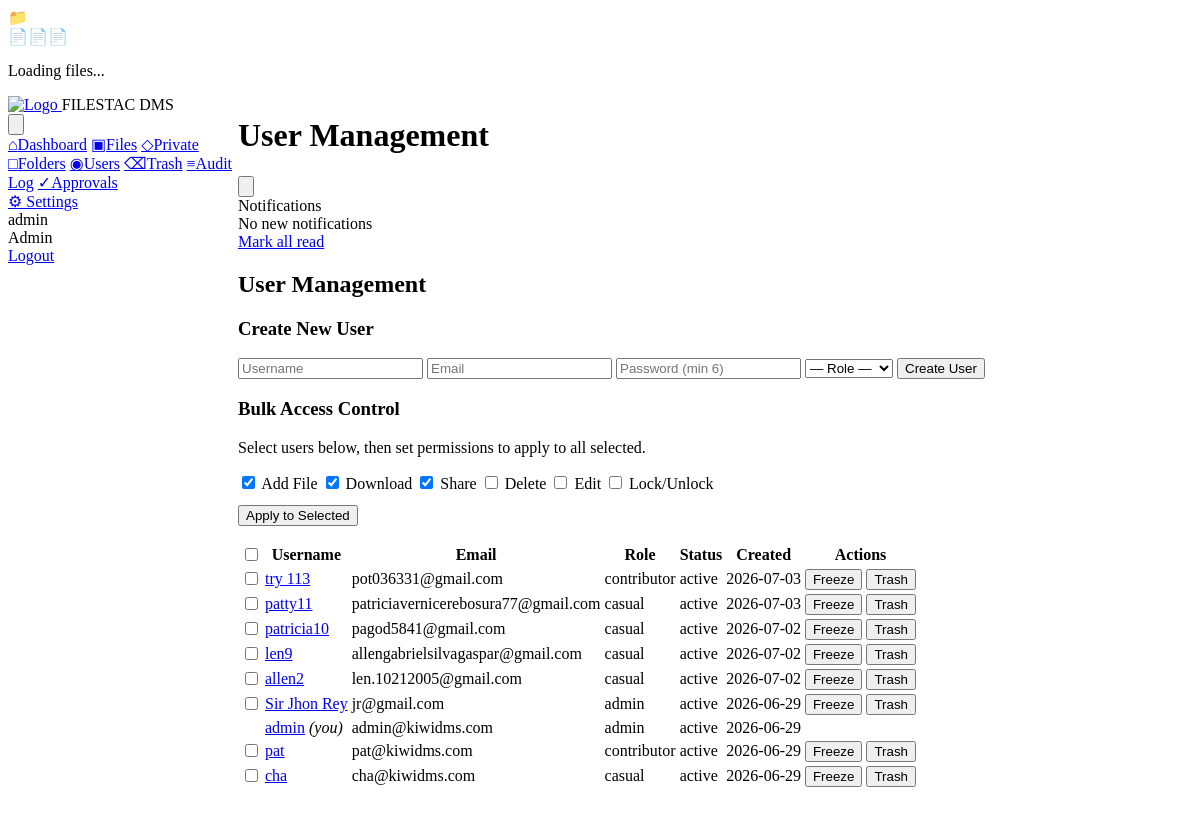
The page /pages/users.php (signed in) on the database its author committed.
### tables this page shows
CREATE TABLE `users` (
  `id` int(11) NOT NULL,
  `username` varchar(80) NOT NULL,
  `email` varchar(150) NOT NULL,
  `password_hash` varchar(255) NOT NULL,
  `role` enum('admin','contributor','casual') NOT NULL DEFAULT 'casual',
  `status` enum('active','frozen') NOT NULL DEFAULT 'active',
  `created_at` datetime NOT NULL DEFAULT current_timestamp(),
  `phone` varchar(30) DEFAULT NULL,
  `theme` varchar(20) DEFAULT 'light',
  `admin_id` int(11) DEFAULT NULL,
  `is_deleted` tinyint(1) DEFAULT 0
);

### core/auth.php (called while the page is built, shortened)
<?php
require_once __DIR__ . '/../bootstrap/init.php';
class Auth {
    public static function requireLogin(): array {
        return $_SESSION['user'];
    }
    public static function requireRole(string ...$roles): array {
        $user = self::requireLogin();
        return $user;
    }
}
function require_role(string ...$roles): array { return Auth::requireRole(...$roles); }

### config/config.php (called while the page is built, shortened)
<?php
function app_url(string $path = ''): string {
    return BASE_URL . ltrim($path, '/');
}
function asset_url(string $path = ''): string {
    return app_url('assets/' . ltrim($path, '/'));
}
function page_url(string $path = ''): string {
    return app_url('pages/' . ltrim($path, '/'));
}

### classes/User.php (called while the page is built, shortened)
<?php
class User {
    private $db;
    public function __construct() {
        $this->db = get_db();
    }
    public function listPaginated(int $offset, int $limit, bool $includeDeleted = false): array {
        $where = $includeDeleted ? '' : 'WHERE is_deleted=0';
        $stmt = $this->db->prepare("SELECT * FROM users $where ORDER BY created_at DESC LIMIT ? OFFSET ?");
        $stmt->bind_param('ii', $limit, $offset);
        $stmt->execute();
        return $stmt->get_result()->fetch_all(MYSQLI_ASSOC);
    }
}

### bootstrap/init.php (called while the page is built, shortened)
<?php
require_once __DIR__ . '/../config/config.php';
class Database {
    public function connect() {
        $conn = new mysqli(DB_HOST, DB_USER, DB_PASS, DB_NAME);
        $conn->set_charset('utf8mb4');
        return $conn;
    }
}
function get_db() {
    static $conn = null;
    if ($conn === null) {
        $conn = (new Database())->connect();
    }
    return $conn;
}

### classes/Settings.php (called while the page is built, shortened)
<?php
class Settings {
    private $db;
    public function __construct() {
        $this->db = get_db();
    }
    private function ensureTables(): void {
        $this->db->query("CREATE TABLE IF NOT EXISTS org_settings (
            id INT AUTO_INCREMENT PRIMARY KEY,
            admin_id INT NOT NULL UNIQUE,
            brand_name VARCHAR(100) DEFAULT 'FILESTAC DMS',
            logo_path VARCHAR(255) DEFAULT NULL,
            updated_at TIMESTAMP DEFAULT CURRENT_TIMESTAMP ON UPDATE CURRENT_TIMESTAMP
        )");
    }
    public static function getOrgAdminId(array $user): int {
        if ($user['role'] === 'admin') {
            return (int)$user['id'];
        }
        $db = get_db();
        $stmt = $db->prepare('SELECT admin_id FROM users WHERE id=?');
        $stmt->bind_param('i', $user['id']);
        $stmt->execute();
        $row = $stmt->get_result()->fetch_assoc();
        return (int)($row['admin_id'] ?? $user['id']);
    }
    public function getBrand(int $adminId): array {
        $stmt = $this->db->prepare('SELECT brand_name, logo_path FROM org_settings WHERE admin_id=?');
        $stmt->bind_param('i', $adminId);
        $stmt->execute();
        $row = $stmt->get_result()->fetch_assoc();
        if (!$row) {
            return ['brand_name' => DEFAULT_BRAND, 'logo_path' => null];
        }
        return $row;
    }
    public function getLogoUrl(int $adminId): string {
        $brand = $this->getBrand($adminId);
        if (file_exists(APP_ROOT . '/assets/logo/default.png')) {
            return asset_url('logo/default.png');
        }
        return asset_url('logo/default.png');
    }
}

### pages/users.php (the view, shortened to what this page needs)
<?php
require_once __DIR__ . '/../core/auth.php';
$user = require_role('admin');
$userModel = new User();
$offset = max(0, (int)($_GET['offset'] ?? 0));
$limit  = ROWS_PER_PAGE;
$all_users = $userModel->listPaginated($offset, $limit);
$page_title = 'User Management';
include __DIR__ . '/../partials/header.php';
?>
<div class="page-header">
  <h2 class="page-title">User Management</h2>
</div>
<div class="card">
  <h3>Create New User</h3>
  <form method="POST" class="inline-form">
    <input type="text" name="username" placeholder="Username" required>
    <input type="email" name="email" placeholder="Email" required>
    <input type="password" name="password" placeholder="Password (min 6)" required>
    <select name="role" required>
      <option value="">— Role —</option>
    </select>
    <button type="submit" class="btn btn-primary">Create User</button>
  </form>
</div>
<form method="POST" id="bulkForm">
<div class="card" style="margin:16px 0">
  <h3>Bulk Access Control</h3>
  <p class="muted">Select users below, then set permissions to apply to all selected.</p>
  <div class="perm-grid">
    <label><input type="checkbox" name="can_add" checked> Add File</label>
    <label><input type="checkbox" name="can_download" checked> Download</label>
    <label><input type="checkbox" name="can_share" checked> Share</label>
    <label><input type="checkbox" name="can_delete"> Delete</label>
    <label><input type="checkbox" name="can_edit"> Edit</label>
    <label><input type="checkbox" name="can_checkout"> Lock/Unlock</label>
  </div>
  <button type="submit" class="btn btn-secondary" style="margin-top:12px">Apply to Selected</button>
</div>
<table class="data-table">
  <thead>
    <tr>
      <th><input type="checkbox" id="selectAll" onclick="document.querySelectorAll('.user-cb').forEach(c=>c.checked=this.checked)"></th>
      <th>Username</th><th>Email</th><th>Role</th><th>Status</th><th>Created</th><th>Actions</th>
    </tr>
  </thead>
  <tbody>
  <?php foreach ($all_users as $u): ?>
    <tr>
      <td><?php if ($u['id'] != $user['id']): ?><input type="checkbox" class="user-cb" name="user_ids[]" value="<?= $u['id'] ?>"><?php endif; ?></td>
      <td><a href="<?= page_url('user_detail.php?id=' . $u['id']) ?>" class="user-link"><?= htmlspecialchars($u['username']) ?></a><?= $u['id'] == $user['id'] ? ' <em>(you)</em>' : '' ?></td>
      <td><?= htmlspecialchars($u['email']) ?></td>
      <td><span class="badge"><?= $u['role'] ?></span></td>
      <td><span class="badge <?= $u['status'] === 'active' ? 'badge-ok' : 'badge-warn' ?>"><?= $u['status'] ?></span></td>
      <td><?= htmlspecialchars(substr($u['created_at'], 0, 10)) ?></td>
      <td class="actions">
        <?php if ($u['id'] !== $user['id']): ?>
          <form method="POST" style="display:inline">
            <button class="btn btn-sm <?= $u['status'] === 'active' ? 'btn-warn' : 'btn-ok' ?>"><?= $u['status'] === 'active' ? 'Freeze' : 'Unfreeze' ?></button>
          </form>
          <button type="button" class="btn btn-sm btn-danger" data-confirm="Move this user to trash?" data-confirm-title="Delete User" data-form="del-<?= $u['id'] ?>">Trash</button>
        <?php endif; ?>
      </td>
    </tr>
  <?php endforeach; ?>
  </tbody>
</table>
</form>
<?php include __DIR__ . '/../partials/footer.php'; ?>

### partials/header.php (shortened to what this page needs)
<?php
$role = $user['role'] ?? 'casual';
$theme = $user['theme'] ?? 'light';
$settingsObj = new Settings();
$orgAdminId = Settings::getOrgAdminId($user);
$brand = $settingsObj->getBrand($orgAdminId);
$logoUrl = $settingsObj->getLogoUrl($orgAdminId);
$brandName = $brand['brand_name'] ?? DEFAULT_BRAND;
$notifObj = new Notification();
$notifications = $notifObj->getUnread((int)$user['id'], 8);
$current_file = basename($_SERVER['PHP_SELF']);
$is_dashboard_active = in_array($current_file, ['dashboard.php', 'admin_dashboard.php', 'contributor_dashboard.php', 'casual_user_dashboard.php'], true);
?>
<!DOCTYPE html>
<html lang="en" data-theme="<?= htmlspecialchars($theme) ?>">
<head>
<link rel="stylesheet" href="<?= asset_url('css/bootstrap.css') ?>">
<link rel="stylesheet" href="<?= asset_url('css/style.css') ?>">
</head>
<body class="skin-<?= htmlspecialchars($role) ?> theme-<?= htmlspecialchars($theme) ?> dms-loading">
<div id="page-loading-overlay" class="loading-overlay">
    <div class="folder-loader">
        <div class="folder-icon">📁</div>
        <div class="file-icons"><span>📄</span><span>📄</span><span>📄</span></div>
        <p>Loading files...</p>
    </div>
</div>
<div class="app-layout">
    <aside id="dashboard-sidebar" class="sidebar">
        <div class="sidebar-logo">
            <div class="sidebar-brand-content">
                <a href="javascript:location.reload()" title="Refresh" class="logo-link">
                    <img src="<?= htmlspecialchars($logoUrl) ?>" alt="Logo" class="sidebar-logo-img">
                </a>
                <span class="sidebar-brand-text"><?= htmlspecialchars($brandName) ?></span>
            </div>
            <button id="sidebar-toggle-btn" class="sidebar-toggle" aria-label="Toggle menu">
            </button>
        </div>
        <nav class="sidebar-nav">
            <a href="<?= page_url('dashboard.php') ?>" class="nav-item <?= $is_dashboard_active ? 'active' : '' ?>"><span class="nav-icon">⌂</span><span class="nav-label">Dashboard</span></a>
            <a href="<?= page_url('documents.php') ?>" class="nav-item <?= $current_file === 'documents.php' ? 'active' : '' ?>"><span class="nav-icon">▣</span><span class="nav-label">Files</span></a>
            <a href="<?= page_url('private.php') ?>" class="nav-item <?= $current_file === 'private.php' ? 'active' : '' ?>"><span class="nav-icon">◇</span><span class="nav-label">Private</span></a>
            <a href="<?= page_url('folders.php') ?>" class="nav-item <?= $current_file === 'folders.php' ? 'active' : '' ?>"><span class="nav-icon">□</span><span class="nav-label">Folders</span></a>
            <?php if ($role === 'admin'): ?>
                <a href="<?= page_url('users.php') ?>" class="nav-item <?= in_array($current_file, ['users.php','user_detail.php']) ? 'active' : '' ?>"><span class="nav-icon">◉</span><span class="nav-label">Users</span></a>
                <a href="<?= page_url('trash.php') ?>" class="nav-item <?= $current_file === 'trash.php' ? 'active' : '' ?>"><span class="nav-icon">⌫</span><span class="nav-label">Trash</span></a>
                <a href="<?= page_url('audit.php') ?>" class="nav-item <?= $current_file === 'audit.php' ? 'active' : '' ?>"><span class="nav-icon">≡</span><span class="nav-label">Audit Log</span></a>
                <a href="<?= app_url('admin/admin_approvals.php') ?>" class="nav-item <?= $current_file === 'admin_approvals.php' ? 'active' : '' ?>"><span class="nav-icon">✓</span><span class="nav-label">Approvals</span></a>
            <?php endif; ?>
        </nav>
        <div class="sidebar-footer">
            <a href="<?= app_url('settings/settings.php') ?>" class="nav-item settings-link <?= $current_file === 'settings.php' ? 'active' : '' ?>">
                ⚙ Settings
            </a>
            <div class="user-pill">
                <div>
                    <div class="user-name"><?= htmlspecialchars($user['username']) ?></div>
                    <div class="user-role"><?= ucfirst($role) ?></div>
                </div>
            </div>
            <a href="<?= page_url('logout.php') ?>" class="btn btn-outline btn-sm btn-full">Logout</a>
        </div>
    </aside>
    <div class="main-content">
        <header class="top-bar" id="top-bar">
            <h1 class="top-bar-title"><?= htmlspecialchars($page_title ?? '') ?></h1>
            <div class="top-bar-actions">
                <div class="notif-wrap">
                    <button id="notif-btn" class="notif-btn" title="Notifications" aria-label="Notifications">
                    </button>
                    <div id="notif-panel" class="notif-panel">
                        <div class="notif-header">Notifications</div>
                        <?php if (empty($notifications)): ?>
                            <div class="notif-empty">No new notifications</div>
                        <?php endif; ?>
                        <a href="<?= app_url('api/notifications.php?action=mark_all') ?>" class="notif-mark-all">Mark all read</a>
                    </div>
                </div>
            </div>
        </header>
        <div class="page-body">

### partials/header.php (style rules this page uses)
.modal-overlay, .loading-overlay { display: none !important; }
body.dms-loading .loading-overlay { display: flex !important; }
.app-layout { display: flex; min-height: 100vh; }
.sidebar { width: 230px; min-width: 230px; flex-shrink: 0; }
.main-content { flex: 1; min-width: 0; display: flex; flex-direction: column; }

### rows shown on the page
users: username "admin", role "Admin", shows "(you)", email "admin@kiwidms.com", role "admin", status "active", created_at "2026-06-29"
users: username "try 113", email "pot036331@gmail.com", role "contributor", status "active", created_at "2026-07-03", shows "Freeze"
users: username "patty11", email "patriciavernicerebosura77@gmail.com", role "casual", status "active", created_at "2026-07-03", shows "Freeze"
users: username "patricia10", email "pagod5841@gmail.com", role "casual", status "active", created_at "2026-07-02", shows "Freeze"
users: username "len9", email "allengabrielsilvagaspar@gmail.com", role "casual", status "active", created_at "2026-07-02", shows "Freeze"
users: username "allen2", email "len.10212005@gmail.com", role "casual", status "active", created_at "2026-07-02", shows "Freeze"
users: username "Sir Jhon Rey", email "jr@gmail.com", role "admin", status "active", created_at "2026-06-29", shows "Freeze"
users: username "pat", email "pat@kiwidms.com", role "contributor", status "active", created_at "2026-06-29", shows "Freeze"
users: username "cha", email "cha@kiwidms.com", role "casual", status "active", created_at "2026-06-29", shows "Freeze"

### other values the page prints
$brandName "FILESTAC DMS"
$page_title "User Management"
